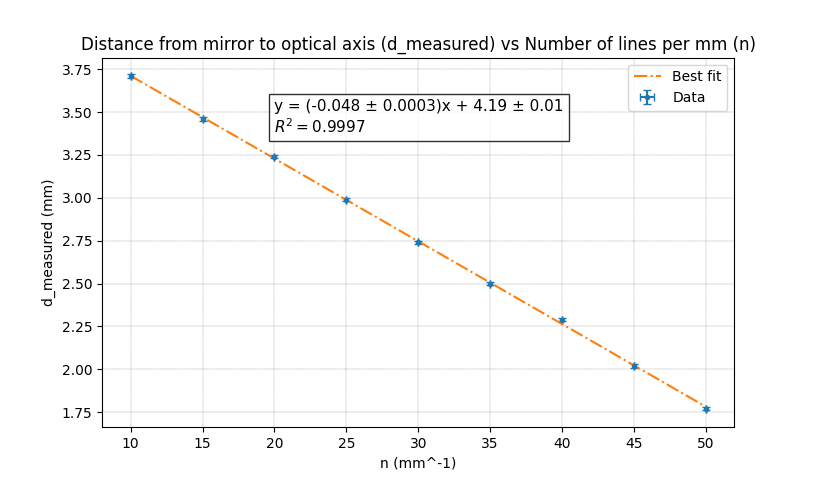

The script that drew this image:
# WARNING ========================

# SPAGHETTI CODE: TOO MUCH REPETITION

# IMPORTS ========================

import numpy as np
from scipy.odr import ODR, Model, RealData
import matplotlib.pyplot as plt

#[0.027,0.025,0.021,0.029,0.025,0.021] #separation errors withoud dividing by n

# VARIABLES ======================

y_data = np.array([3.71,3.46,3.24,2.99,2.74,2.50,2.29,2.02,1.77])#N
x_data = np.array([10,15,20,25,30,35,40,45,50]) #a
y_err = np.array([0.01,0.01,0.01,0.01,0.01,0.01,0.01,0.01,0.01])
x_err = np.array([0.000001,0.000001,0.000001,0.0000001,0.0000001,0.0000001,0.0000001,0.0000001,0.0000001])

# FUNCTIONS ======================

def linear_model(params, x):
    m, c = params
    return m * x + c

# MAIN CODE ======================

# Wrap the model in a scipy ODR Model
model = Model(linear_model)

# Combine the data and their uncertainties
data = RealData(x_data, y_data, sx=x_err, sy=y_err)

# Create an ODR object
odr = ODR(data, model, beta0=[0.0, 0.0002])  # Initial guess for m and c

output = odr.run()
output.pprint()  # Prints the fit parameters and statistics

# Extract parameters
m, c = output.beta
m_err, c_err = output.sd_beta

# Compute R²
y_pred = m * x_data + c
SS_res = np.sum((y_data - y_pred) ** 2)
SS_tot = np.sum((y_data - np.mean(y_data)) ** 2)
r2 = 1 - (SS_res / SS_tot)

print(f"Slope (m): {m} ± {m_err}")
print(f"Intercept (c): {c} ± {c_err}")

# Generate fitted line
x_fit = np.linspace(min(x_data), max(x_data), 100)
y_fit = linear_model([m, c], x_fit)

# Plot data with error bars
plt.errorbar(x_data, y_data, xerr=x_err, yerr=y_err, fmt='.', label="Data", capsize=3)

# Plot the fitted line
plt.plot(x_fit, y_fit,linestyle='-.', label=f"Fit: {m:.3f} ± {m_err:.4f} + {c:.2f} ± {c_err:.2f}")

x_text = x_data[len(x_data) // 2]-10
y_text = m * x_text + c + 0.15
plt.text(x_text, y_text, f"y = ({m:.3f} ± {m_err:.4f})x + {c:.2f} ± {c_err:.2f}\n$R^2 = {r2:.4f}$", 
         fontsize=11, color='black', bbox=dict(facecolor='white', alpha=0.8))

plt.legend(['Best fit', 'Data'])
plt.xlabel('n (mm^-1)')
plt.ylabel('d_measured (mm)')
plt.title('Distance from mirror to optical axis (d_measured) vs Number of lines per mm (n)')
plt.grid(color='k', linestyle=':', linewidth=0.25)
plt.show()
 
